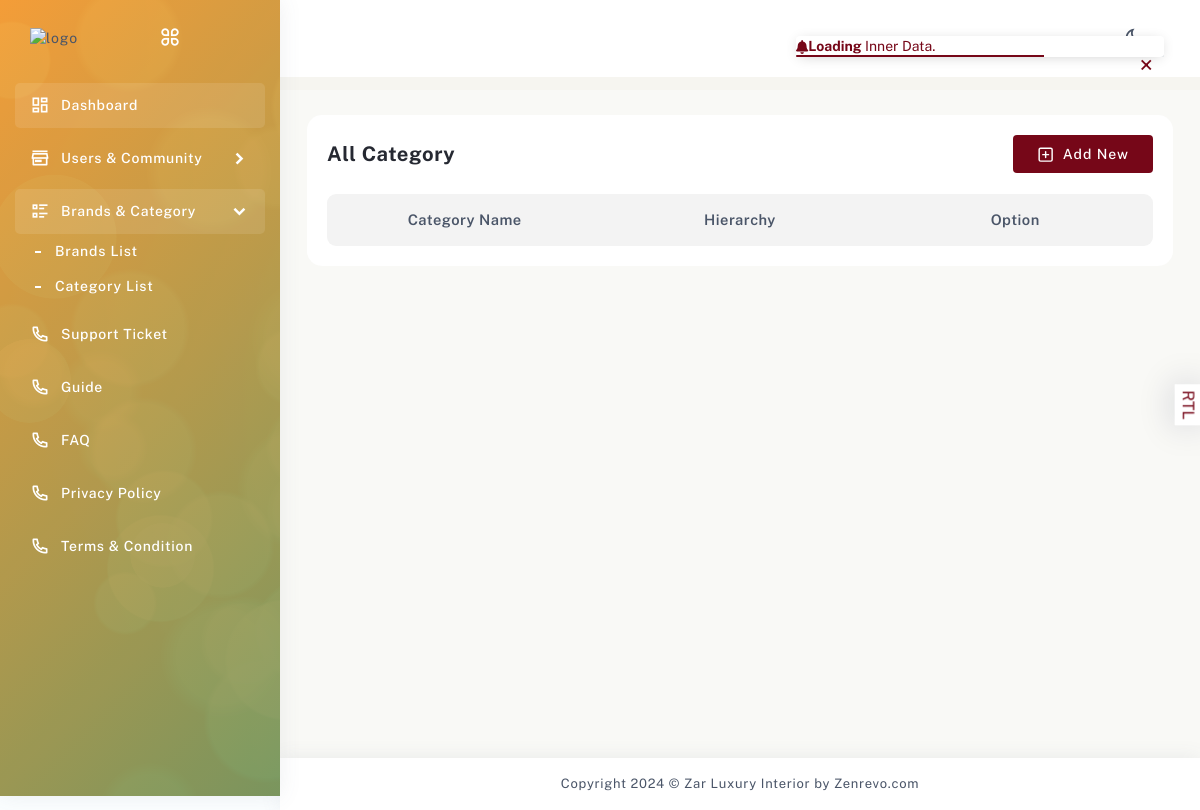
Before: /dashboard/category with the older database file.
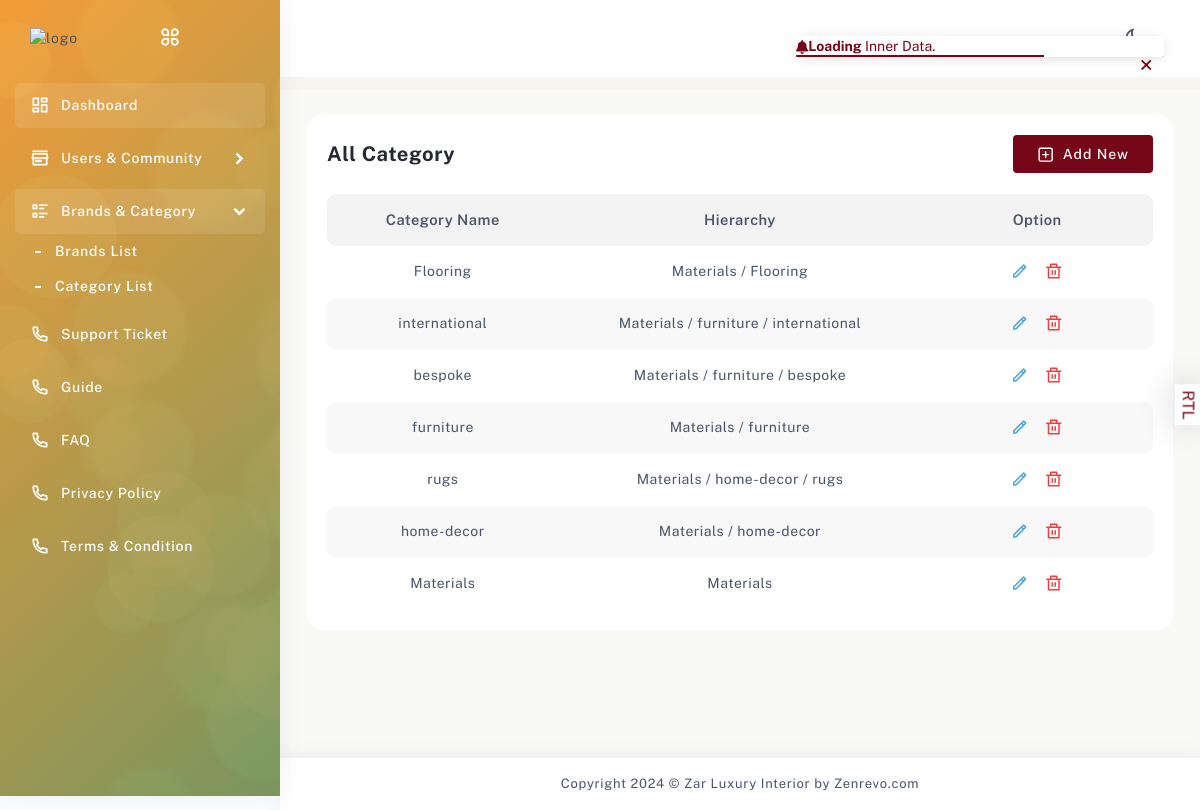
After: the same page with the newer database file.
### home/models.py (models this page shows, shortened)
class Category(models.Model):
    name = models.CharField(max_length=100)
    image = models.ImageField(upload_to='category_images', blank=True, null=True)
    parent = models.ForeignKey('self', on_delete=models.CASCADE, related_name='children', blank=True, null=True)
    description = models.TextField(blank=True, null=True)
    class Meta:
        verbose_name_plural = "Categories"
    def get_category_hierarchy(self):
        category_hierarchy = []
        category = self
        while category:
            category_hierarchy.append(category.name)
            category = category.parent
        return " / ".join(category_hierarchy[::-1])

### home/views.py (the view, shortened to what this page needs)
# urls.py: path('category',views.all_category,name='category_list'),
def all_category(request):
    categories = Category.objects.order_by('-id').all()
    if request.GET.get('type') == 'delete':
        id = request.GET.get('id')
        category = Category.objects.get(id=id)
        category.delete()
        messages.success(request, 'Category deleted successfully.')
        return redirect('category_list')
    return render(request,'dashboard/category.html',{'title':'Category','categories':categories})

### templates/dashboard/category.html (shortened to what this page needs)
{% extends 'dashboard/template.html' %}
{% block content %}
            <div class="page-body">
                <div class="container-fluid">
                    <div class="row">
                        <div class="col-sm-12">
                            <div class="card card-table">
                                <div class="card-body">
                                    <div class="title-header option-title">
                                        <h5>All Category</h5>
                                        <a href="#" class="align-items-center btn btn-theme d-flex" data-bs-toggle="modal" data-bs-target="#addCategoryModal">
                                            <i data-feather="plus-square"></i>Add New
                                        </a>
                                    </div>
                                    <div class="table-responsive category-table">
                                        <div>
                                            <table class="table all-package theme-table" id="table_id">
                                                <thead>
                                                    <tr>
                                                        <th>Category Name</th>
                                                        <th>Hierarchy</th>
                                                        <th>Option</th>
                                                    </tr>
                                                </thead>
                                                <tbody>
                                                    {% for cat in categories %}
                                                    <tr>
                                                        <td>{{cat.name}}</td>
                                                        <td>{{cat.get_category_hierarchy}}</td>
                                                        <td>
                                                            <ul>
                                                                <li>
                                                                    <a href="#" class="align-items-center d-flex" data-bs-toggle="modal"
                                                                    data-id="{{ cat.id }}"
                                                                    data-name="{{ cat.name }}"
                                                                    data-image="{{ cat.image }}"
                                                                    data-parent="{% if cat.parent %}{{ cat.parent.id }}{% endif %}"
                                                                    data-bs-target="#editCategoryModal">
                                                                     <i class="ri-pencil-line"></i>
                                                                 </a>
                                                                </li>
                                                                <li>
                                                                    <a href="{% url 'category_list' %}?type=delete&id={{cat.id}}" >
                                                                        <i class="ri-delete-bin-line"></i>
                                                                    </a>
                                                                </li>
                                                            </ul>
                                                        </td>
                                                    </tr>
                                                    {% endfor %}
                                                </tbody>
                                            </table>
                                        </div>
                                    </div>
                                </div>
                            </div>
                        </div>
                    </div>
                </div>
            </div>
        {% endblock content %}

### templates/dashboard/template.html (shortened to what this page needs)
<!DOCTYPE html>
<html lang="en" dir="ltr">
<head>
    <link rel="stylesheet" href="../../static/backend_assets/assets/css/linearicon.css">
    <link rel="stylesheet" type="text/css" href="../../static/backend_assets/assets/css/vendors/font-awesome.css">
    <link rel="stylesheet" type="text/css" href="../../static/backend_assets/assets/css/vendors/themify.css">
    <link rel="stylesheet" type="text/css" href="../../static/backend_assets/assets/css/ratio.css">
    <link rel="stylesheet" type="text/css" href="../../static/backend_assets/assets/css/remixicon.css">
    <link rel="stylesheet" type="text/css" href="../../static/backend_assets/assets/css/vendors/feather-icon.css">
    <link rel="stylesheet" type="text/css" href="../../static/backend_assets/assets/css/vendors/scrollbar.css">
    <link rel="stylesheet" type="text/css" href="../../static/backend_assets/assets/css/vendors/animate.css">
    <link rel="stylesheet" type="text/css" href="../../static/backend_assets/assets/css/vendors/bootstrap.css">
    <link rel="stylesheet" type="text/css" href="../../static/backend_assets/assets/css/vector-map.css">
    <link rel="stylesheet" href="../../static/backend_assets/assets/css/vendors/slick.css">
    <link rel="stylesheet" type="text/css" href="../../static/backend_assets/assets/css/style.css">
</head>
<body>
    <div class="page-wrapper compact-wrapper" id="pageWrapper">
        <div class="page-header">
            <div class="header-wrapper m-0">
                <div class="nav-right col-6 pull-right right-header p-0">
                    <ul class="nav-menus">
                        <li>
                            <div class="mode">
                            </div>
                        </li>
                    </ul>
                </div>
            </div>
        </div>
        <div class="page-body-wrapper">
            <div class="sidebar-wrapper">
                <div id="sidebarEffect"></div>
                <div>
                    <div class="logo-wrapper logo-wrapper-center">
                        <a data-bs-original-title="Zar Luxury" title="Zar Luxury">
                            <img class="img-fluid for-white" src="http://demo.zarluxury.com/static/images/zar-logos-2.webp" alt="logo">
                        </a>
                        <div class="toggle-sidebar">
                            <i class="ri-apps-line status_toggle middle sidebar-toggle"></i>
                        </div>
                    </div>
                    <nav class="sidebar-main">
                        <div id="sidebar-menu">
                            <ul class="sidebar-links" id="simple-bar">
                                <li class="sidebar-list">
                                    <a class="sidebar-link sidebar-title link-nav" href="{% url 'dashboard' %}">
                                        <i class="ri-dashboard-line"></i>
                                        <span>Dashboard</span>
                                    </a>
                                </li>
                                <li class="sidebar-list">
                                    <a class="linear-icon-link sidebar-link sidebar-title" href="javascript:void(0)">
                                        <i class="ri-store-3-line"></i>
                                        <span>Users & Community</span>
                                    </a>
                                </li>
                                <li class="sidebar-list">
                                    <a class="linear-icon-link sidebar-link sidebar-title" href="javascript:void(0)">
                                        <i class="ri-list-check-2"></i>
                                        <span>Brands & Category</span>
                                    </a>
                                    <ul class="sidebar-submenu">
                                        <li>
                                            <a href="{% url 'brand_list' %}">Brands List</a>
                                        </li>
                                        <li>
                                            <a href="{% url 'category_list' %}">Category List</a>
                                        </li>
                                    </ul>
                                </li>
                                <li class="sidebar-list">
                                    <a class="sidebar-link sidebar-title link-nav" href="{% url 'support_ticket' %}">
                                        <i class="ri-phone-line"></i>
                                        <span>Support Ticket</span>
                                    </a>
                                </li>
                                <li class="sidebar-list">
                                    <a class="sidebar-link sidebar-title link-nav" href="{% url 'support_ticket' %}">
                                        <i class="ri-phone-line"></i>
                                        <span>Guide</span>
                                    </a>
                                </li>
                                <li class="sidebar-list">
                                    <a class="sidebar-link sidebar-title link-nav" href="{% url 'support_ticket' %}">
                                        <i class="ri-phone-line"></i>
                                        <span>FAQ</span>
                                    </a>
                                </li>
                                <li class="sidebar-list">
                                    <a class="sidebar-link sidebar-title link-nav" href="{% url 'support_ticket' %}">
                                        <i class="ri-phone-line"></i>
                                        <span>Privacy Policy</span>
                                    </a>
                                </li>
                                <li class="sidebar-list">
                                    <a class="sidebar-link sidebar-title link-nav" href="{% url 'support_ticket' %}">
                                        <i class="ri-phone-line"></i>
                                        <span>Terms & Condition</span>
                                    </a>
                                </li>
                            </ul>
                        </div>
                    </nav>
                </div>
            </div>
{% block content %}
{% endblock content %}
<div class="container-fluid">
    <footer class="footer">
        <div class="row">
            <div class="col-md-12 footer-copyright text-center">
                <p class="mb-0">Copyright 2024 © Zar Luxury Interior by Zenrevo.com</p>
            </div>
        </div>
    </footer>
</div>
 </div>
</div>
</body>
</html>

### templates/dashboard/template.html (style rules this page uses)
.logo-wrapper { width: 75% !important; }

Changed rows visible on the page:
added Category: name "Flooring", get_category_hierarchy "Materials / Flooring"
added Category: name "international", get_category_hierarchy "Materials / furniture / international"
added Category: name "bespoke", get_category_hierarchy "Materials / furniture / bespoke"
added Category: name "furniture", get_category_hierarchy "Materials / furniture"
added Category: name "rugs", get_category_hierarchy "Materials / home-decor / rugs"
added Category: name "home-decor", get_category_hierarchy "Materials / home-decor"
added Category: name "Materials", get_category_hierarchy "Materials"
